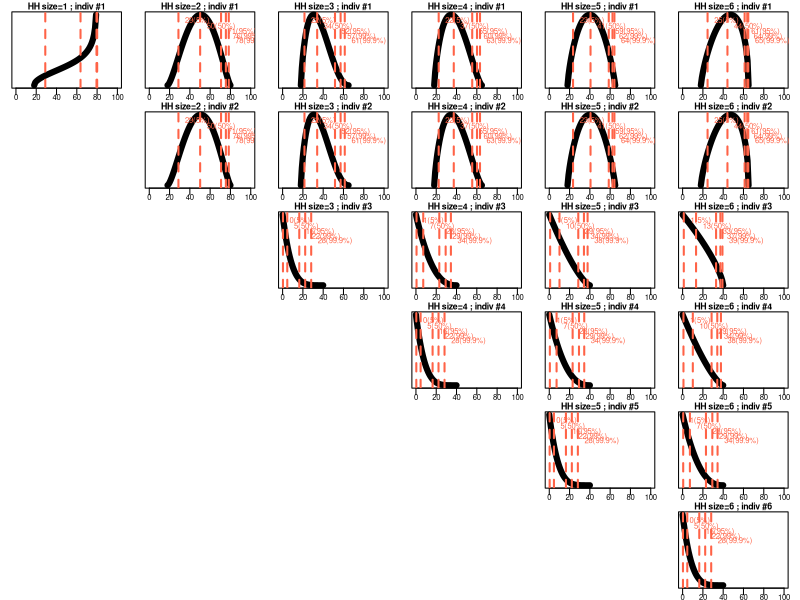

Recreate this plot in R.

gen.ad <- function(prm, do.plot = TRUE, plot.title=''){
	
	agemean <- prm[['agemean']]
	agemin <- prm[['agemin']]
	agemax <- prm[['agemax']]
	a <- prm[['a']]
	
	qv <- vector()
	pv <- c(0.05, 0.50,0.95,0.99,0.999)
	
	xbar <- (agemean-agemin)/(agemax-agemin)
	b <- a/xbar -a
	x = seq(0,1,by=1/(agemax-agemin))
	age <- agemin + (agemax-agemin)*x
	ad <- dbeta(x, shape1 = a, shape2 = b)
	
	if(do.plot){
		plot(age, ad, typ='l',lwd=6, xlim=c(0,100),
			 main = plot.title,
			 cex.axis=0.7,
			 cex.main = 0.8,
			 mgp=c(1,0.1,0),
			 yaxt='n',ylab='',xlab='age')
		
		qv <- agemin + (agemax-agemin) * qbeta(p=pv, shape1 = a, shape2 = b)
		abline(v=qv, lty=2, col='tomato', lwd=2)
		text(x=qv,y=0.91^(1:length(qv))*max(ad),
			 cex = 0.7,
			 labels = paste0(round(qv),'(',pv*100,'%)'),
			 pos = 4, col='tomato')
		#grid()
	}
	return(list(age=age, ad=ad))
}



M <- list()
M[[1]] <- list(c(agemin=18,agemax=80, agemean=60,  a=1.5))

M[[2]] <- list(c(agemin=18,agemax=80, agemean=50,  a=2.5),
			   c(agemin=18,agemax=80, agemean=50,  a=2.5))

M[[3]] <- list(c(agemin=18,agemax=65, agemean=35,  a=1.8),
			   c(agemin=18,agemax=65, agemean=35,  a=1.8),
			   c(agemin=0, agemax=40, agemean=6,   a=1.0))

shift.mean <-  c(agemin=0, agemax=0, agemean= 2.9,   a=0)

M[[4]] <- list(M[[3]][[1]] + shift.mean,
			   M[[3]][[2]] + shift.mean,
			   M[[3]][[3]] + shift.mean,
			   M[[3]][[3]])

M[[5]] <- list(M[[4]][[1]] + shift.mean,
			   M[[4]][[2]] + shift.mean,
			   M[[4]][[3]] + shift.mean,
			   M[[4]][[4]] + shift.mean,
			   M[[4]][[4]])

M[[6]] <- list(M[[5]][[1]] + shift.mean,
			   M[[5]][[2]] + shift.mean,
			   M[[5]][[3]] + shift.mean,
			   M[[5]][[4]] + shift.mean,
			   M[[5]][[5]] + shift.mean,
			   M[[5]][[5]])



save.ad <- function(hh,indiv,fname,...) {
	z <- gen.ad(M[[hh]][[indiv]],...)
	zz <- matrix(unlist(z),ncol = 2)
	zz[,2] <- zz[,2]/sum(zz[,2])
	write.table(zz,
				file=paste0(paste(fname,hh-1,indiv-1,sep="_"),'.csv'), # '-1' to be consistent with C++ code
				sep = ',',
				col.names = FALSE,
				row.names = FALSE)
}


pdf('plot_age_distrib_hhsize.pdf', width=20,height = 20)
par(mfrow=c(6,6), mar=rep(0.9,4))
for(i in 1:6){
	for(j in 1:6){
		if (j < i) plot.new()
		if(j >= i) {
			ptt <- paste0('HH size=',j,' ; indiv #',i)
			#gen.ad(M[[j]][[i]],plot.title = ptt)
			save.ad(j,i,'hh_size_ad',plot.title=ptt)
		}
	}
}
dev.off()






